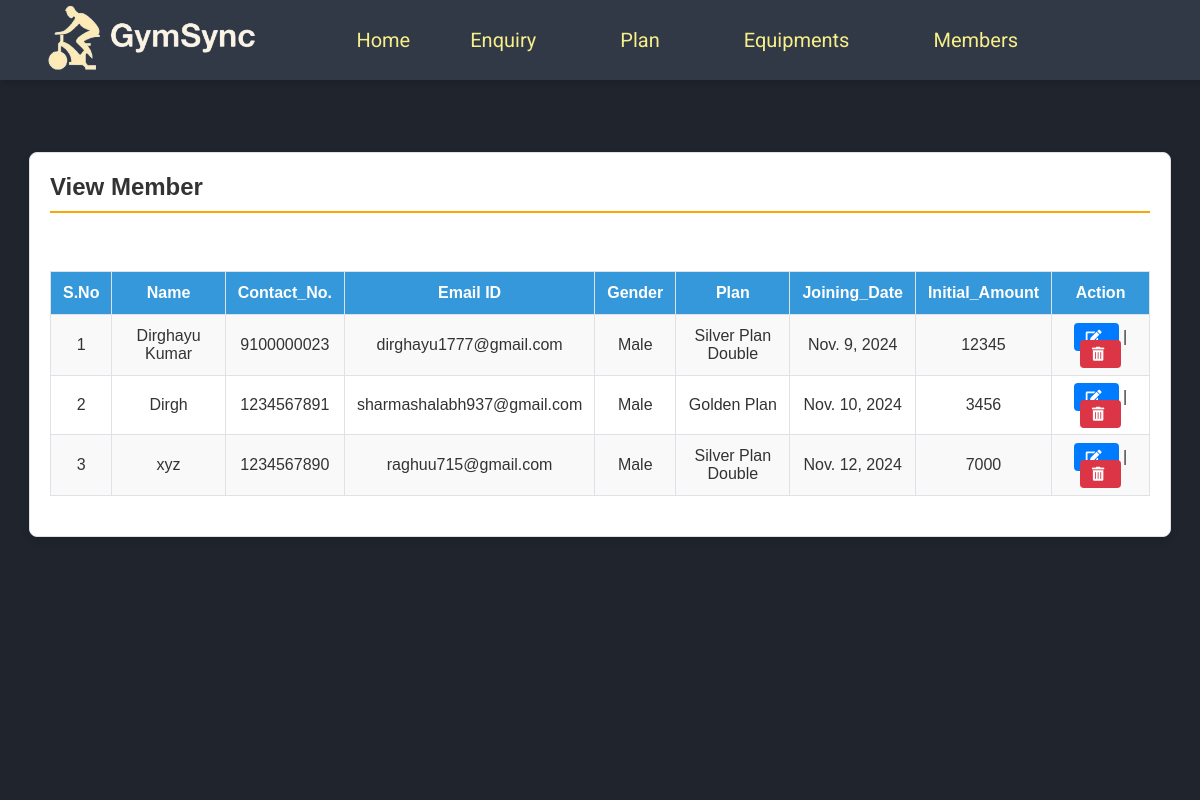
Page /viewMember (signed in) on the committed database.
### gym/models.py (models this page shows, shortened)
class Member(models.Model):
    name = models.CharField(max_length=150, null=True)
    contact = models.CharField(max_length=15, null=True)
    email = models.CharField(max_length=50, null=True)
    password = models.CharField(max_length=100, default="default_password")
    gender = models.CharField(max_length=10, null=True)
    plan = models.CharField(max_length=100, null=True)
    joindate = models.DateField(null=True)
    chatroom_id = models.CharField(max_length=50, null=True)
    initamount = models.CharField(max_length=100, null=True)

### gym/views.py (the view)
# urls.py: path("viewMember", viewMember, name="viewMember"),
def viewMember(request):
    if not request.user.is_authenticated:
        return redirect(admin_login)
    member = Member.objects.all()
    return render(request, "viewMember.html", locals())

### gym/templates/viewMember.html (shortened to what this page needs)
{% include 'admin_nav.html' %} {% load static %} {% block main %}
<html lang="en" class="no-focus">
  <link rel="stylesheet" href="{% static 'css/view-styles.css' %}" />
  <br /><br /><br /><br />
  <div class="container card shadow mt-5">
    <div class="card-body">
      <h5 class="p-2" style="border-bottom: 2px solid orange">View Member</h5>
      <br />
      <div class="container-fluid">
        <video autoplay loop muted plays-inline class="back-video">
          <source src="static/images/bgvideo2.mp4" />
        </video>
        <table id="example" class="table table-striped table-bordered">
          <thead class="text-white">
            <tr>
              <th>S.No</th>
              <th>Name</th>
              <th>Contact_No.</th>
              <th>Email ID</th>
              <th>Gender</th>
              <th>Plan</th>
              <th>Joining_Date</th>
              <th>Initial_Amount</th>
              <th>Action</th>
            </tr>
          </thead>
          <tbody>
            {% for i in member %}
            <tr>
              <td>{{forloop.counter}}</td>
              <td>{{i.name}}</td>
              <td>{{i.contact}}</td>
              <td>{{i.email}}</td>
              <td>{{i.gender}}</td>
              <td>{{i.plan}}</td>
              <td>{{i.joindate}}</td>
              <td>{{i.initamount}}</td>
              <td>
                <a href="{% url 'edit_Member' i.id %}" class="btn btn-primary"
                  ><i class="fas fa-edit"></i
                ></a>
                |
                <a
                  href="{% url 'delete_Member' i.id %}"
                  class="btn btn-danger"
                  onclick="return confirm('Are you sure to delete this Member ?')"
                  ><i class="fas fa-trash-alt"></i
                ></a>
              </td>
            </tr>
            {% endfor %}
          </tbody>
        </table>
      </div>
    </div>
  </div>
  <link
    rel="stylesheet"
    href="https://use.fontawesome.com/releases/v5.6.3/css/all.css"
  />
</html>
{% endblock %}

### gym/static/css/admin_nav_style.css (style rules this page uses)
* { margin: 0; padding: 0; }

### gym/static/css/view-styles.css (style rules this page uses)
.container { max-width: 1100px; margin: 0 auto; padding: 20px; }
.card { background-color: white; border-radius: 8px; border: 1px solid #dee2e6; padding: 20px; box-shadow: 0 4px 8px rgba(0, 0, 0, 0.1); }
h5 { font-size: 24px; font-weight: bold; color: #333; padding-bottom: 10px; margin-bottom: 20px; border-bottom: 3px solid goldenrod; }
table { width: 100%; border-collapse: collapse; margin: 20px 0; }
table th, table td { padding: 12px; text-align: left; border: 1px solid #dee2e6; }
thead th { background-color: #3498db; color: white; font-weight: bold; text-align: center; }
tbody td { text-align: center; }
.table-bordered { border: 1px solid #dee2e6; }
.table-striped tbody tr:nth-of-type(odd) { background-color: #f9f9f9; }
.btn { padding: 6px 12px; font-size: 14px; border-radius: 4px; text-decoration: none; color: white; cursor: pointer; }
.btn-primary { background-color: #007bff; border: none; }
.btn-danger { background-color: #dc3545; border: none; }
i { margin-right: 5px; }
.back-video { position: fixed; top: 0; left: 0; width: 100vw; height: 100vh; object-fit: cover; z-index: -1; }
@media (max-aspect-ratio: 16/9) { .back-video { width: auto; height: 100%; } }

### rows in the picture
Member: name "Dirghayu Kumar", contact "9100000023", email "dirghayu1777@gmail.com", gender "Male", plan "Silver Plan Double", joindate "Nov. 9, 2024", initamount "12345"
Member: name "Dirgh", contact "1234567891", email "sharmashalabh937@gmail.com", gender "Male", plan "Golden Plan", joindate "Nov. 10, 2024", initamount "3456"
Member: name "xyz", contact "1234567890", email "raghuu715@gmail.com", gender "Male", plan "Silver Plan Double", joindate "Nov. 12, 2024", initamount "7000"
